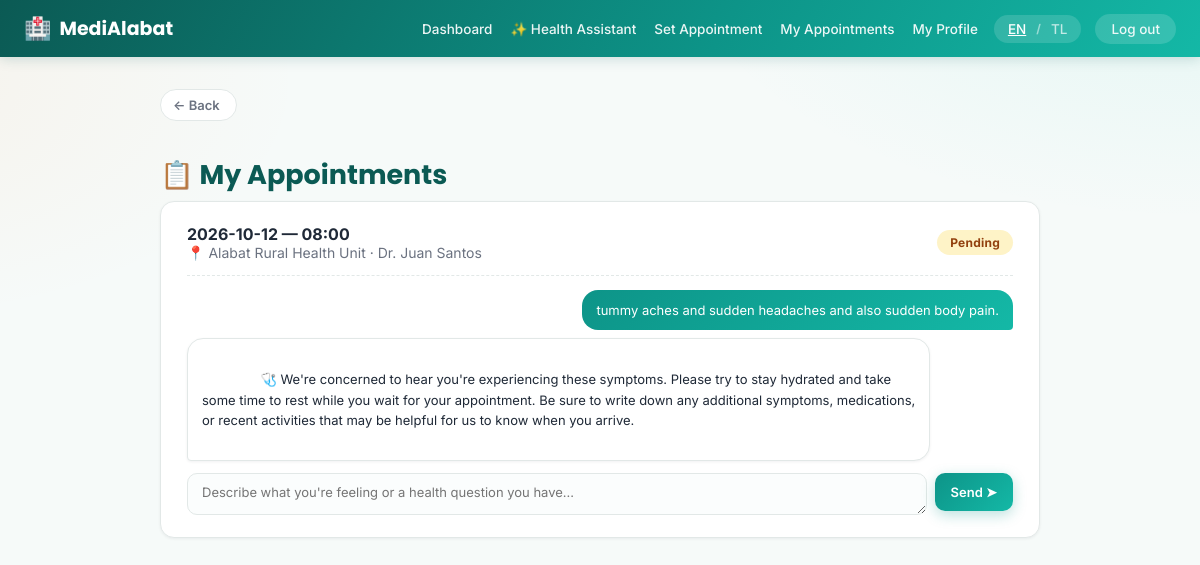
Screenshot of /appointments (signed in) with the database file from the repository.
### tables this page shows
CREATE TABLE appointments (
    id INTEGER PRIMARY KEY AUTOINCREMENT,
    patient_id INTEGER NOT NULL REFERENCES users(id) ON DELETE CASCADE,
    staff_id INTEGER NOT NULL REFERENCES users(id) ON DELETE CASCADE,
    clinic_id INTEGER NOT NULL REFERENCES clinics(id),
    appt_date TEXT NOT NULL,   -- "2026-08-18"
    appt_time TEXT NOT NULL,   -- "09:00"
    reason TEXT,
    status TEXT NOT NULL DEFAULT 'Pending' CHECK(status IN ('Pending','Approved','Rejected')),
    created_at TEXT DEFAULT CURRENT_TIMESTAMP
, ai_note TEXT);

CREATE TABLE clinics (
    id INTEGER PRIMARY KEY AUTOINCREMENT,
    name TEXT NOT NULL,
    address TEXT
);

CREATE TABLE users (
    id INTEGER PRIMARY KEY AUTOINCREMENT,
    role TEXT NOT NULL CHECK(role IN ('patient', 'staff')),
    full_name TEXT NOT NULL,
    email TEXT UNIQUE NOT NULL,
    password_hash TEXT NOT NULL,
    contact_number TEXT,
    created_at TEXT DEFAULT CURRENT_TIMESTAMP
);

CREATE TABLE appointment_messages (
    id INTEGER PRIMARY KEY AUTOINCREMENT,
    appointment_id INTEGER NOT NULL REFERENCES appointments(id) ON DELETE CASCADE,
    role TEXT NOT NULL CHECK(role IN ('patient', 'ai')),
    content TEXT NOT NULL,
    created_at TEXT DEFAULT CURRENT_TIMESTAMP
);

### app.py (the view, shortened to what this page needs)
@app.route("/appointments")
@login_required(role="patient")
def patient_appointments(user):
    conn = get_db()
    rows = conn.execute(
        "SELECT a.*, c.name AS clinic_name, u.full_name AS doctor_name FROM appointments a "
        "JOIN clinics c ON c.id = a.clinic_id "
        "JOIN users u ON u.id = a.staff_id "
        "WHERE a.patient_id = ? ORDER BY a.appt_date DESC, a.appt_time DESC",
        (user["id"],),
    ).fetchall()
    context = patient_health_context(conn, user["id"])
    appts = []
    for row in rows:
        appt = dict(row)
        messages = conn.execute(
            "SELECT role, content FROM appointment_messages WHERE appointment_id=? ORDER BY id ASC",
            (appt["id"],),
        ).fetchall()
        has_patient_msg = any(m["role"] == "patient" for m in messages)
        has_ai_msg = any(m["role"] == "ai" for m in messages)
        changed = False
        if appt["reason"] and not has_patient_msg:
            conn.execute(
                "INSERT INTO appointment_messages (appointment_id, role, content) VALUES (?, 'patient', ?)",
                (appt["id"], appt["reason"]),
            )
            changed = True
        if changed:
            conn.commit()
            messages = conn.execute(
                "SELECT role, content FROM appointment_messages WHERE appointment_id=? ORDER BY id ASC",
                (appt["id"],),
            ).fetchall()
        appt["messages"] = messages
        appts.append(appt)
    conn.close()
    return render_template("patient/appointments.html", appointments=appts)

### app.py (called while the page is built)
def current_user():
    if "user_id" not in session:
        return None
    conn = get_db()
    user = conn.execute("SELECT * FROM users WHERE id = ?", (session["user_id"],)).fetchone()
    conn.close()
    return user

def current_lang():
    return session.get("lang", DEFAULT_LANG)

def patient_health_context(conn, user_id):
    profile = conn.execute(
        "SELECT existing_conditions, allergies, medications FROM patient_profiles WHERE user_id=?",
        (user_id,),
    ).fetchone()
    parts = []
    if profile:
        if profile["existing_conditions"]:
            parts.append(f"existing conditions: {profile['existing_conditions']}")
        if profile["allergies"]:
            parts.append(f"allergies: {profile['allergies']}")
        if profile["medications"]:
            parts.append(f"current medications: {profile['medications']}")
    return "; ".join(parts) if parts else None

@app.context_processor
def inject_globals():
    lang = current_lang()
    return {
        "current_user": current_user(),
        "current_lang": lang,
        "t": lambda key, **kwargs: _t(key, lang=lang, **kwargs),
    }

def login_required(role=None):
    def decorator(view):
        @functools.wraps(view)
        def wrapped(*args, **kwargs):
            user = current_user()
            if user is None:
                return redirect(url_for("login"))
            if role and user["role"] != role:
                abort(403)
            return view(user, *args, **kwargs)
        return wrapped
    return decorator

### db.py (called while the page is built)
def get_db():
    conn = sqlite3.connect(DB_PATH)
    conn.row_factory = sqlite3.Row
    conn.execute("PRAGMA foreign_keys = ON")
    return conn

### translations.py (called while the page is built)
def t(key, lang="en", **kwargs):
    entry = TRANSLATIONS.get(key)
    if not entry:
        return key
    text = entry.get(lang) or entry.get(DEFAULT_LANG) or key
    if kwargs:
        try:
            text = text.format(**kwargs)
        except (KeyError, IndexError):
            pass
    return text

### templates/patient/appointments.html (shortened to what this page needs)
{% extends "base.html" %}
{% block content %}
<h1 class="fade-in">📋 {{ t('appts.title') }}</h1>
{% if appointments %}
<div class="appt-list">
    {% for a in appointments %}
    <div class="card fade-in" id="appt-{{ a.id }}">
        <div class="appt-row">
            <div>
                <div class="appt-date">{{ a.appt_date }} — {{ a.appt_time }}</div>
                <div class="appt-clinic">📍 {{ a.clinic_name }} · {{ a.doctor_name }}</div>
            </div>
            <span class="status status-{{ a.status|lower }}">{{ t('status.' ~ a.status|lower) }}</span>
        </div>
        {% if a.messages %}
        <div class="ai-thread ai-thread-compact">
            {% for m in a.messages %}
            <div class="ai-bubble {% if m.role == 'patient' %}ai-bubble-user{% else %}ai-bubble-ai{% endif %}">
                {% if m.role == 'ai' %}🩺 {% endif %}{{ m.content }}
            </div>
            {% endfor %}
        </div>
        <form method="POST" action="{{ url_for('appointment_message', appt_id=a.id) }}" class="ai-continue-form">
            <textarea name="message" rows="1" placeholder="{{ t('ai.placeholder') }}" required></textarea>
            <button type="submit" class="btn-primary btn-compact">{{ t('ai.send') }} ➤</button>
        </form>
        {% endif %}
    </div>
    {% endfor %}
</div>
{% else %}
<div class="card empty-state fade-in">
    <div class="empty-icon">📭</div>
    <p>{{ t('appts.none_yet') }}</p>
    <a href="{{ url_for('new_appointment_clinic') }}" class="btn-primary">{{ t('dash.set_appointment') }}</a>
</div>
{% endif %}
{% endblock %}

### templates/base.html (shortened to what this page needs)
<!DOCTYPE html>
<html lang="{{ current_lang }}">
<head>
    <link rel="stylesheet" href="{{ url_for('static', filename='style.css') }}">
</head>
<body>
    {% if current_user %}
    <nav class="navbar">
        <div class="nav-inner">
            <a href="{{ url_for('patient_dashboard') if current_user.role == 'patient' else url_for('staff_dashboard') }}" class="brand">
                <span class="brand-icon">🏥</span><span>MediAlabat</span>
            </a>
            <div class="nav-links" id="navLinks">
                {% if current_user.role == 'patient' %}
                    <a href="{{ url_for('patient_dashboard') }}">{{ t('nav.dashboard') }}</a>
                    <a href="{{ url_for('health_assistant') }}">✨ {{ t('nav.health_assistant') }}</a>
                    <a href="{{ url_for('new_appointment_clinic') }}">{{ t('nav.set_appointment') }}</a>
                    <a href="{{ url_for('patient_appointments') }}">{{ t('nav.my_appointments') }}</a>
                    <a href="{{ url_for('patient_profile') }}">{{ t('nav.my_profile') }}</a>
                {% else %}
                    <a href="{{ url_for('staff_dashboard') }}">{{ t('nav.dashboard') }}</a>
                    <a href="{{ url_for('staff_requests') }}">{{ t('nav.requests') }}</a>
                    <a href="{{ url_for('staff_schedule') }}">{{ t('nav.my_schedule') }}</a>
                    <a href="{{ url_for('staff_profile') }}">{{ t('nav.my_profile') }}</a>
                {% endif %}
                <div class="lang-switch">
                    <a href="{{ url_for('set_language', code='en') }}" class="{% if current_lang == 'en' %}active{% endif %}">EN</a>
                    <span>/</span>
                    <a href="{{ url_for('set_language', code='tl') }}" class="{% if current_lang == 'tl' %}active{% endif %}">TL</a>
                </div>
                <a href="{{ url_for('logout') }}" class="logout">{{ t('nav.logout') }}</a>
            </div>
        </div>
    </nav>
    {% else %}
    <div class="lang-switch lang-switch-floating">
        <a href="{{ url_for('set_language', code='en') }}" class="{% if current_lang == 'en' %}active{% endif %}">EN</a>
        <span>/</span>
        <a href="{{ url_for('set_language', code='tl') }}" class="{% if current_lang == 'tl' %}active{% endif %}">TL</a>
    </div>
    {% endif %}
    <main class="container {% if not current_user %}auth-container{% endif %}">
        {% if current_user and request.endpoint not in ['patient_dashboard', 'staff_dashboard'] %}
        <button type="button" class="back-btn fade-in" onclick="history.back()">← {{ t('nav.back') }}</button>
        {% endif %}
        {% block content %}{% endblock %}
    </main>
</body>
</html>

### rows the page displays
appointments: appt_date "2026-10-12", appt_time "08:00", clinic_name "Alabat Rural Health Unit", doctor_name "Dr. Juan Santos", status "Pending", message "Describe what you're feeling or a health question you have...", t "Send"
appointment_messages: content "tummy aches and sudden headaches and also sudden body pain."
appointment_messages: content "We're concerned to hear you're experiencing these symptoms. Please try to stay hydrated and take some time to rest while you wait for your appointment. Be sure to write down any additional symptoms, medications, or recent activities that may be helpful for us to know when you arrive."

### other values shown
{{ t('nav.dashboard') }} "Dashboard"
{{ t('nav.health_assistant') }} "Health Assistant"
{{ t('nav.set_appointment') }} "Set Appointment"
{{ t('nav.my_appointments') }} "My Appointments"
{{ t('nav.my_profile') }} "My Profile"
{{ t('nav.logout') }} "Log out"
{{ t('nav.back') }} "Back"
{{ t('appts.title') }} "My Appointments"
